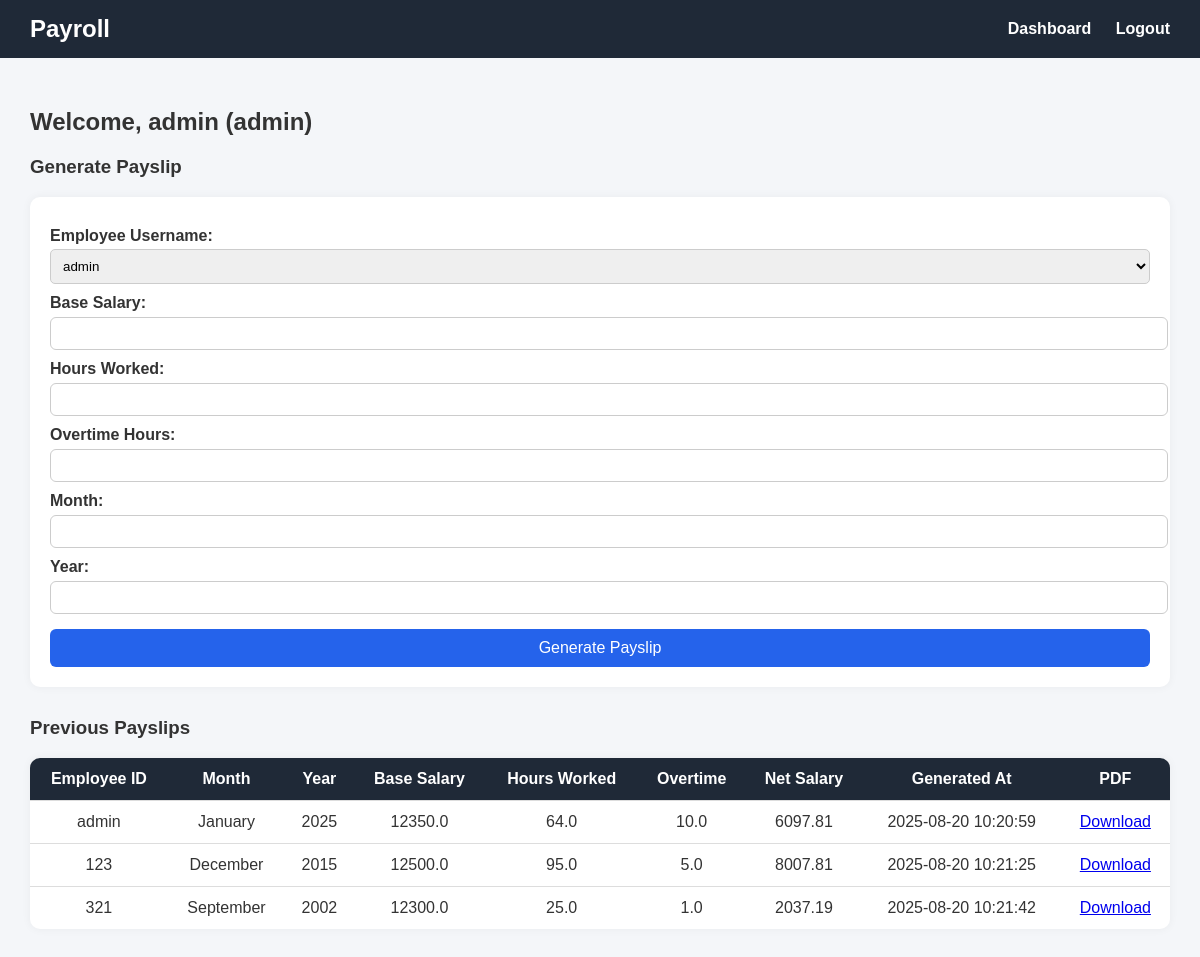
Screenshot of /payroll (signed in) with the database file from the repository.
### database.py (models this page shows)
class User(Base):
    __tablename__ = "users"
    id = Column(Integer, primary_key=True, index=True)
    username = Column(String, unique=True, index=True)
    password_hash = Column(String)
    role = Column(String)
    department_id = Column(Integer, ForeignKey("departments.id"), nullable=True) # Link to Department
    department = relationship("Department")

class Payslip(Base):
    __tablename__ = "payslips"
    id = Column(Integer, primary_key=True, index=True)
    employee_id = Column(String, index=True)
    base_salary = Column(Float)
    hours_worked = Column(Float)
    overtime_hours = Column(Float)
    salary = Column(Float)
    month = Column(String)
    year = Column(Integer)
    strategy = Column(String)
    generated_at = Column(DateTime, default=datetime.now)
    department_id = Column(Integer, ForeignKey("departments.id"), nullable=True)
    department = relationship("Department")

### main.py (the view)
@app.get("/payroll", response_class=HTMLResponse)
async def payroll_page(request: Request):
    token = request.cookies.get("session_token")
    if not token or not auth_manager.validate_token(token):
        return RedirectResponse(url="/login")
    username = auth_manager.get_logged_in_user(token)
    role = auth_manager.get_user_role(token)
    all_users = auth_manager.get_all_users()
    if role == "admin": # Admin sees all payslips
        slips = payroll_manager.get_all_payslips()
    elif role == "manager": # Manager sees payslips for their department and sub-departments
        manager_user_obj = next((u for u in auth_manager.get_all_users() if u['username'] == username), None)
        manager_dept_id = manager_user_obj['department_id'] if manager_user_obj else None
        if manager_dept_id:
            relevant_dept_ids = department_manager.get_all_department_ids_in_hierarchy(manager_dept_id)
            users_in_relevant_depts = auth_manager.get_users_by_department_ids(relevant_dept_ids)
            relevant_usernames = [u["username"] for u in users_in_relevant_depts]
            slips = payroll_manager.get_payslips_by_employees(relevant_usernames) # New method needed in payroll.py
        else:
            slips = [] # Manager not assigned to a department sees no payslips by default
    else: # Employee sees only their own payslips
        slips = payroll_manager.get_payslips_by_employee(username)
    return templates.TemplateResponse("payroll.html", { # <-- Corrected template name
        "request": request,
        "username": username,
        "role": role,
        "slips": slips, # <-- Ensure slips are passed
        "message": None, # Initial message is None
        "all_users": all_users # <-- Pass all_users for the dropdown
    })

### templates/payroll.html (shortened to what this page needs)
<!DOCTYPE html>
<html lang="en">
  <head>
    <link rel="stylesheet" href="/static/style.css" />
  </head>
  <body>
    <header>
      <h1>Payroll</h1>
      <nav>
        <a href="/dashboard">Dashboard</a>
        <a href="/logout">Logout</a>
      </nav>
    </header>
    <main>
      <h2>Welcome, {{ username }} ({{ role }})</h2>
       {% if role == 'admin'%}
      <h3>Generate Payslip</h3>
      <form method="post" action="/payroll/generate">
        <label>Employee Username:</label>
        <select name="employee_id" required>
          {% for user_data in all_users %}
          <option value="{{ user_data.username }}">
            {{ user_data.username }}
          </option>
          {% endfor %}
        </select>
        <label>Base Salary:</label>
        <input type="number" name="base_salary" required />
        <label>Hours Worked:</label>
        <input type="number" name="hours_worked" step="0.01" required />
        <label>Overtime Hours:</label>
        <input type="number" name="overtime_hours" step="0.01" required />
        <label>Month:</label>
        <input type="text" name="month" required />
        <label>Year:</label>
        <input type="number" name="year" required />
        <button type="submit">Generate Payslip</button>
      </form>
      {% endif %}
      <h3>Previous Payslips</h3>
      <table>
        <tr>
          {% if role == 'admin' or role == 'manager' %}
          <th>Employee ID</th>
          {% endif %}
          <th>Month</th>
          <th>Year</th>
          <th>Base Salary</th>
          <th>Hours Worked</th>
          <th>Overtime</th>
          <th>Net Salary</th>
          <th>Generated At</th>
          <th>PDF</th>
        </tr>
        {% for slip in slips %}
        <tr>
          {% if role == 'admin' or role == 'manager' %}
          <td>{{ slip.employee_id }}</td>
          {% endif %}
          <td>{{ slip.month }}</td>
          <td>{{ slip.year }}</td>
          <td>{{ slip.base_salary }}</td>
          <td>{{ slip.hours_worked }}</td>
          <td>{{ slip.overtime_hours }}</td>
          <td>{{ slip.salary }}</td>
          <td>{{ slip.generated_at }}</td>
          <td>
            <a href="/payroll/download/{{ slip.slip_id }}" download>Download</a>
          </td>
        </tr>
        {% endfor %}
      </table>
    </main>
  </body>
</html>

### static/css/style.css (style rules this page uses)
body { font-family: Arial, sans-serif; margin: 0; padding: 0; background: #f4f6f9; color: #333; }
form label { display: block; margin-top: 1rem; font-weight: bold; }
form input, form select { width: 100%; padding: 0.5rem; margin-top: 0.3rem; border: 1px solid #ccc; border-radius: 5px; }
button { margin-top: 1.5rem; padding: 0.7rem; width: 100%; border: none; border-radius: 5px; background: #2980b9; color: white; font-size: 1rem; cursor: pointer; }

### templates/payroll.html (style rules this page uses)
body { font-family: Arial, sans-serif; background-color: #f4f6f9; margin: 0; padding: 0; }
header { background-color: #1f2937; color: #fff; padding: 15px 30px; display: flex; justify-content: space-between; align-items: center; }
header h1 { margin: 0; font-size: 24px; }
nav a { color: #fff; text-decoration: none; margin-left: 20px; font-weight: bold; }
main { padding: 30px; }
form { background-color: #fff; padding: 20px; border-radius: 10px; box-shadow: 0 0 10px rgba(0, 0, 0, 0.05); margin-bottom: 30px; }
form label { display: block; margin-top: 10px; font-weight: bold; }
form input { width: 100%; padding: 8px; margin-top: 5px; border-radius: 6px; border: 1px solid #ccc; }
form button { margin-top: 15px; padding: 10px 20px; background-color: #2563eb; color: #fff; border: none; border-radius: 6px; cursor: pointer; }
table { width: 100%; border-collapse: collapse; background-color: #fff; border-radius: 10px; overflow: hidden; box-shadow: 0 0 10px rgba(0, 0, 0, 0.05); }
table th, table td { padding: 12px; text-align: center; border-bottom: 1px solid #ddd; }
table th { background-color: #1f2937; color: #fff; }
table tr:last-child td { border-bottom: none; }

### rows the page displays
User: role "admin"
Payslip: employee_id "admin", month "January", year "2025", base_salary "12350.0", hours_worked "64.0", overtime_hours "10.0", salary "6097.81", generated_at "2025-08-20 10:20:59"
Payslip: employee_id "123", month "December", year "2015", base_salary "12500.0", hours_worked "95.0", overtime_hours "5.0", salary "8007.81", generated_at "2025-08-20 10:21:25"
Payslip: employee_id "321", month "September", year "2002", base_salary "12300.0", hours_worked "25.0", overtime_hours "1.0", salary "2037.19", generated_at "2025-08-20 10:21:42"

### other values shown
{{ username }} "admin"
form field employee_id "admin"
